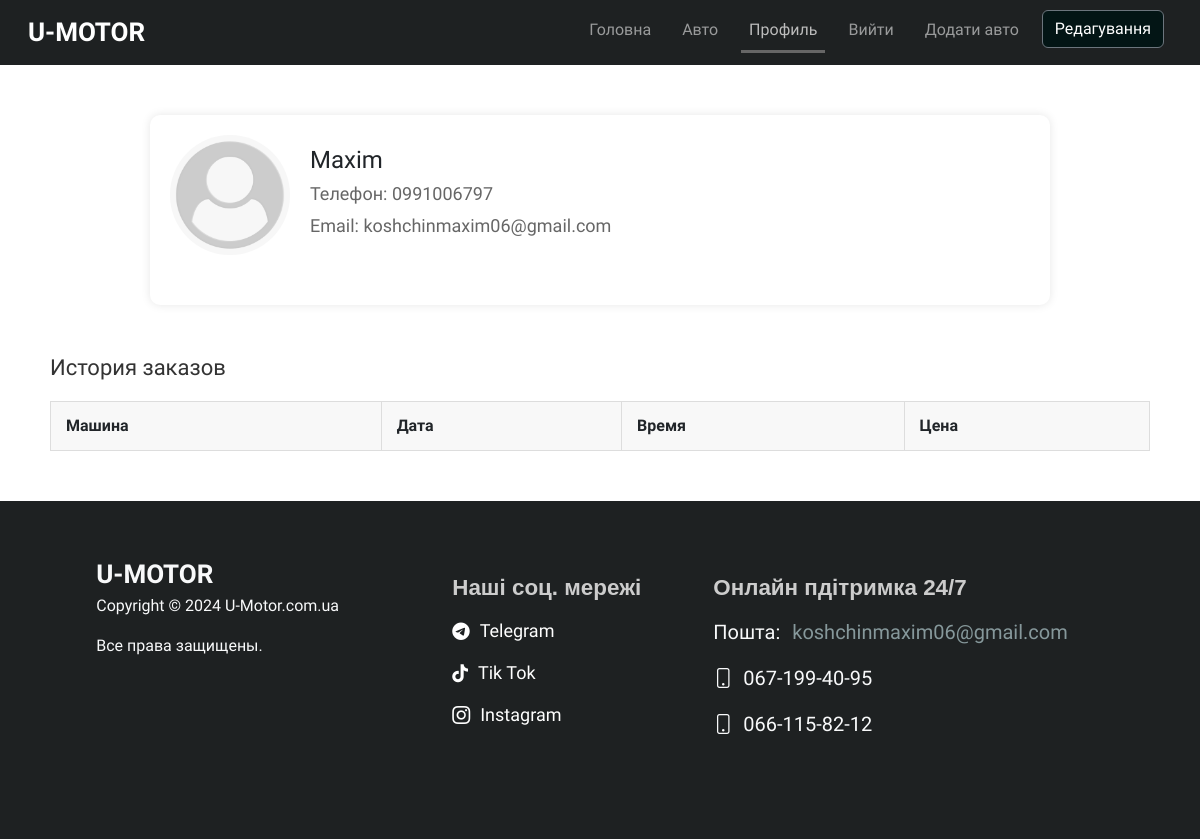
The page /my_profile/Maxim (signed in) on the database as committed earlier.
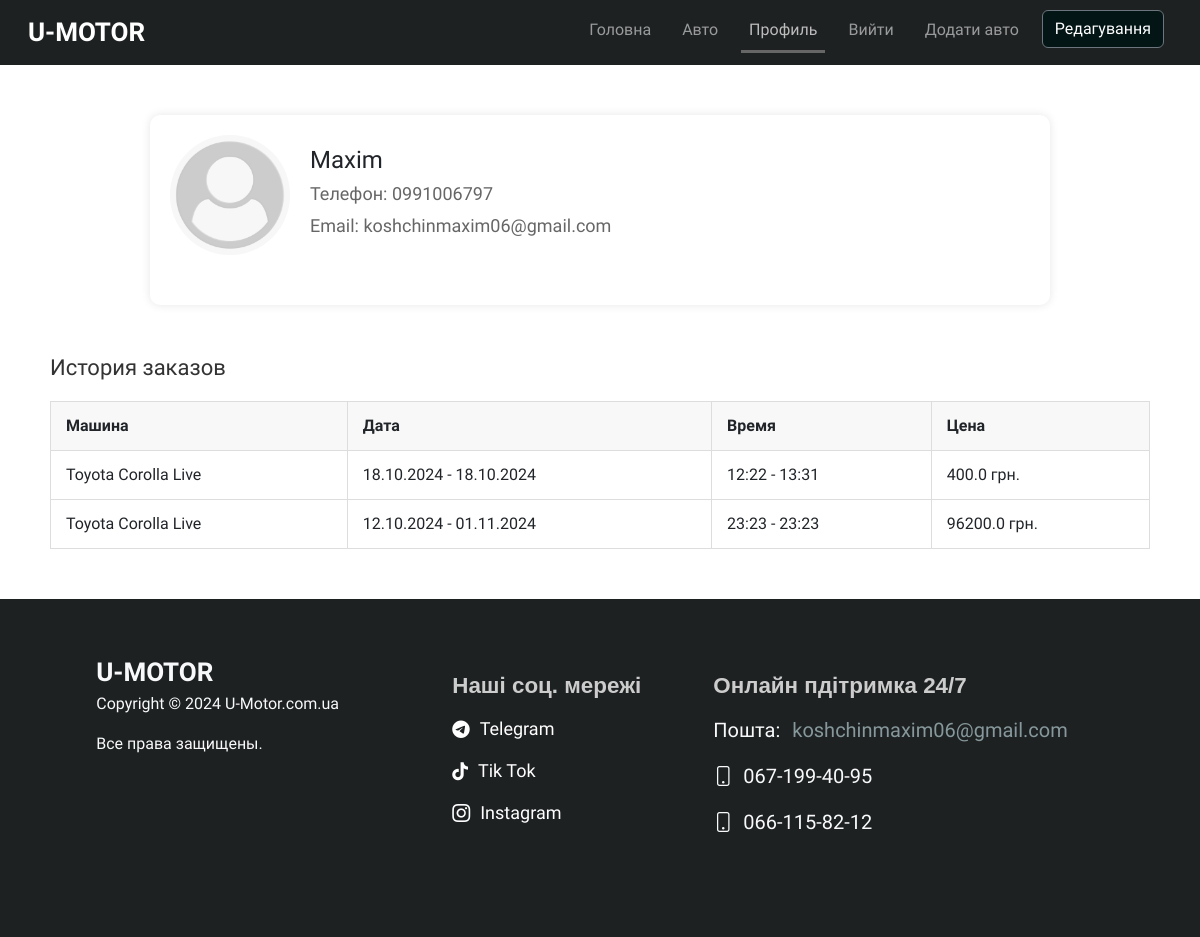
The same page on the database as committed later.
### app/models.py (models this page shows)
class User(UserMixin, db.Model):
    __tablename__ = 'user'  # Явно указываем имя таблицы
    id = db.Column(db.Integer, primary_key=True)
    user_name = db.Column(db.String(100), unique=True, nullable=False)
    user_password = db.Column(db.String(100), nullable=False)
    user_email = db.Column(db.String, unique=True, nullable=False)
    user_phone = db.Column(db.String, unique=True, nullable=False)
    user_photo = db.Column(db.String, nullable=False, default="default.png")
    is_admin = db.Column(db.Boolean, default=False)
    orders = db.relationship('Order', backref='user_relationship', lazy=True)

class Order(db.Model):
    __tablename__ = 'order'  # Явно указываем имя таблицы
    id = db.Column(db.Integer, primary_key=True)
    user_id = db.Column(db.Integer, db.ForeignKey('user.id'), nullable=True)
    user_phone = db.Column(db.String, nullable=True)
    car_id = db.Column(db.Integer, db.ForeignKey('cars.id'), nullable=False)
    start_date = db.Column(db.DateTime, nullable=False)
    stop_date = db.Column(db.DateTime, nullable=False)
    total_price = db.Column(db.Float, nullable=False)
    car = db.relationship('Cars', back_populates='orders')

class Cars(db.Model):
    __tablename__ = 'cars'  # Явно указываем имя таблицы
    id = db.Column(db.Integer, primary_key=True)
    car = db.Column(db.String, nullable=False)
    brand = db.Column(db.String, nullable=False)
    price = db.Column(db.Integer, nullable=False)  # Цена за день
    body = db.Column(db.String, nullable=False)
    image = db.Column(db.String, nullable=False, default="default.png")
    orders = db.relationship('Order', back_populates='car', lazy=True)

### app/routes.py (the view)
@bp.route("/my_profile/<string:user_name>", methods=["GET", "POST"])
@login_required
def my_profile(user_name):
    forms = register_or_login()
    user = User.query.filter_by(user_name=user_name).first()
    if not user:
        flash('Пользователь не найден', 'warning')
        return redirect(url_for('main.home'))
    return render_template("my_profile.html", user=user, loginForm=forms[0], registerForm=forms[1])

### app/__init__.py (called while the page is built)
@login_manager.user_loader
def load_user(user_id):
    return User.query.get(int(user_id))

### app/routes.py (called while the page is built, shortened)
def register_or_login():
    loginForm = LoginForm()
    registerForm = RegisterForm()
    return [loginForm, registerForm]

### app/templates/my_profile.html (shortened to what this page needs)
{% extends "base.html" %}
{% block content %}
<div class="profile__wrapper">
    <div class="profile-container">
        <div class="profile-header">
            <img src="{{ url_for('static', filename='/photos/users/' + user.user_photo) }}" alt="{{ user.user_name }}" class="avatar">
            <div class="user-info">
                <h1>{{ user.user_name }}</h1>
                <p>Телефон: {{ user.user_phone }}</p>
                <p>Email: {{ user.user_email }}</p>
            </div>
        </div>
    </div>
    <div class="order-history">
        <h2>История заказов</h2>
        <table>
            <thead>
            <tr>
                <th>Машина</th>
                <th>Дата</th>
                <th>Время</th>
                <th>Цена</th>
            </tr>
            </thead>
            <tbody>
            {% for order in user.orders %}
            <tr>
                <td>{{ order.car.brand }} {{ order.car.car }}</td>
                <td>{{ order.start_date.strftime('%d.%m.%Y') }} - {{ order.stop_date.strftime('%d.%m.%Y') }}</td>
                <td>{{ order.start_date.strftime('%H:%M') }} - {{ order.stop_date.strftime('%H:%M') }}</td>
                <td>{{ order.total_price }} грн.</td>
            </tr>
            {% endfor %}
            </tbody>
        </table>
    </div>
</div>
{% endblock %}

### app/templates/base.html (shortened to what this page needs)
<!DOCTYPE html>
<html lang="en">
<head>
    <link href="https://cdn.jsdelivr.net/npm/bootstrap@5.3.0/dist/css/bootstrap.min.css" rel="stylesheet">
    <link rel="stylesheet" href="{{ url_for('static', filename='styles/styles.css') }}">
    <link rel="stylesheet" href="https://cdnjs.cloudflare.com/ajax/libs/font-awesome/6.0.0-beta3/css/all.min.css">
    <link rel="stylesheet" href="https://cdn.jsdelivr.net/npm/bootstrap-icons@1.10.5/font/bootstrap-icons.css">
    <link rel="stylesheet" href="https://cdn.jsdelivr.net/npm/flatpickr/dist/flatpickr.min.css">
    <link rel="stylesheet" href="https://cdnjs.cloudflare.com/ajax/libs/jquery-timepicker/1.13.18/jquery.timepicker.min.css">
</head>
<body>
    <header class="navbar navbar-expand-lg navbar-dark px-3">
        <div class="container-fluid">
            <a class="navbar-brand" href="/">U-Motor</a>
            <div class="collapse navbar-collapse" id="navbarNav">
                <ul class="navbar-nav ms-auto navlist">
                    <li class="nav-item">
                        <a class="nav-link {% if request.path == url_for('main.home') %}active{% endif %}" href="{{ url_for('main.home') }}">Головна</a>
                    </li>
                    <li class="nav-item">
                        <a class="nav-link {% if request.path == url_for('main.cars') %}active{% endif %}" href="{{ url_for('main.cars') }}">Авто</a>
                    </li>
                    {% if current_user.is_authenticated %}
                    <li class="nav-item">
                        <a class="nav-link {% if request.path == url_for('main.my_profile', user_name=current_user.user_name) %}active{% endif %}" href="{{ url_for('main.my_profile', user_name=current_user.user_name) }}">Профиль</a>
                    </li>
                    <li class="nav-item">
                        <a class="nav-link" href="{{ url_for('main.logout') }}">Вийти</a>
                    </li>
                    {% endif %}
                    {%if current_user.is_admin %}
                    <li class="nav-item">
                        <a class="nav-link {% if request.path == url_for('main.add_new_car') %}active{% endif %}" href="{{ url_for('main.add_new_car') }}">Додати авто</a>
                    </li>
                    <li class="nav-item" style="  padding-right: 8px; margin-bottom: 8px;">
                        <a class="btn btn-secondary" style="background-color: rgb(3, 21, 21);" href="{{ url_for('main.edit') }}">Редагування</a>
                    </li>
                    {% endif %}
                </ul>
            </div>
        </div>
    </header>
    <div class="toast-container position-fixed bottom-0 end-0 p-3">
    </div>
    <main  >
        {% block content %}
        {% endblock %}
    </main>
    <footer class="footer text-light">
        <div class="container p-4">
            <div class="footer_row d-flex justify-content-center">
                <div class="footer_col">
                    <div class="footer__col_container">
                        <a class="navbar-brand" href="/">U-Motor</a>
                        <p>Copyright © 2024  U-Motor.com.ua</p>
                        <span>Все права защищены.</span>
                    </div>
                </div>
                <div class="footer_col">
                    <div class="container-fluid block-social-icons">
                        <p class="social-icons-text">Наші соц. мережі</p>
                        <div class="social-icons">
                            <a href="https://t.me/desinspire" target="_blank" class="icon link__icon">
                                <i class="fab fa-telegram-plane"></i> <span>Telegram</span>
                            </a>
                            <a href="https://www.tiktok.com" target="_blank" class="icon link__icon">
                                <i class="fab fa-tiktok"></i> <span>Tik Tok</span>
                            </a>
                            <a href="https://www.instagram.com" target="_blank" class="icon link__icon">
                                <i class="bi bi-instagram"></i> <span>Instagram</span>
                            </a>
                        </div>
                    </div>
                    <div class="container-fluid block-online-support">
                        <p class="online-support-text">Онлайн пдітримка 24/7</p>
                        <div class="online-support">
                            <p>Пошта: <span><a href="mailto:koshchinmaxim06@gmail.com" >koshchinmaxim06@gmail.com</a></span></p>
                            <p><i class="bi bi-phone"></i><span class="phone">067-199-40-95</span></p>
                            <p><i class="bi bi-phone"></i><span class="phone">066-115-82-12</span></p>
                        </div>
                    </div>
                </div>
            </div>
        </div>
    </footer>
</body>
</html>

### app/static/styles/styles.css (style rules this page uses)
* { font-family:"Exo 2", sans-serif; }
html, body { margin: 0; padding: 0; width: 100%; min-height: 100vh; overflow-x: hidden; }
body { display: flex; flex-direction: column; }
header { background-color: #1E2122; }
main { flex: 1 0 auto; margin: 0; }
footer { background-color: #1E2122; margin: 0; padding: 0; flex-shrink: 0; }
.footer { width: 100%; padding: 20px; }
.footer_col { display: flex; min-width: 300px; margin: 10px; flex-wrap: wrap; justify-content: space-between; }
.profile__wrapper { padding: 0 15px; margin-bottom: 50px; }
.profile-container { max-width: 900px; margin: 50px auto; padding: 20px; background-color: white; border-radius: 10px; box-shadow: 0 0 10px rgba(0, 0, 0, 0.1); }
.profile-header { display: flex; align-items: center; margin-bottom: 30px; }
.profile-header .avatar { width: 120px; height: 120px; border-radius: 50%; object-fit: cover; margin-right: 20px; }
.profile-header .user-info h1 { margin: 0; font-size: 24px; }
.profile-header .user-info p { margin: 5px 0; font-size: 18px; color: #666; }
.order-history { max-width: 1100px; margin: 0 auto; }
.order-history h2 { font-size: 22px; margin-bottom: 20px; color: #333; }
.order-history table { width: 100%; border-collapse: collapse; margin-top: 10px; }
.order-history table th, .order-history table td { padding: 12px 15px; border: 1px solid #ddd; text-align: left; }
.order-history table th { background-color: #f8f8f8; }
.order-history table td { background-color: #fff; }
.nav-item a:hover, .nav-item a.active { border-bottom: 3px solid #666; color: #bcbcbc !important; box-shadow: 0.1px #bcbcbc; }
.nav-link.active { border-bottom: 3px solid #666; color: #0056b3; }
.social-icons { display: flex; justify-content: center; gap: 15px; flex-direction: column; }
.social-icons a { display: inline-flex; align-items: center; text-decoration: none; color: #fff; font-size: 18px; }
.social-icons a span { white-space: nowrap; overflow: hidden; max-width: 120px; }
.icon { text-decoration: none; color: #bababa; font-size: 30px; transition: color 0.3s ease; }
.block-social-icons, .block-online-support { height: auto; padding: 20px; width: auto; margin-left: 2vh; margin-right: 2vh; margin-bottom: 10px; }
.block-online-support { border-radius: 2vh; }
.social-icons-text, .online-support-text { color: #ccc; font: 1.4em sans-serif; }
.online-support a { color: #86989B; text-decoration: none; margin-left: 7px; }
.online-support p { font-size: 20px; }
.phone { margin-left: 10px; }
.navbar-brand { font-weight: 700; font-size: 26px; font-family: "Exo 2", sans-serif; text-transform: uppercase; }
.social-icons-text, .online-support-text { font-weight: 600; }

Rows that differ between the two databases and show on the page:
added Order: car.brand "Toyota", car.car "Corolla Live", start_date "18.10.2024", stop_date "18.10.2024", start_date "12:22", stop_date "13:31", total_price "400.0"
added Order: car.brand "Toyota", car.car "Corolla Live", start_date "12.10.2024", stop_date "01.11.2024", start_date "23:23", stop_date "23:23", total_price "96200.0"
